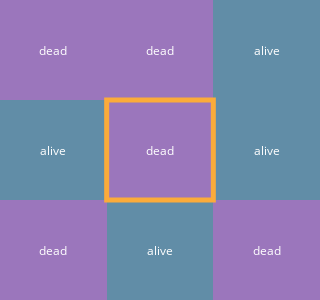

Source (notebook cell):
### Code cell
# x = np.random.randint(0, 2, (3, 3))

# annotations = [["(r + 1, c - 1)", "(r + 1, c)", "(r + 1, c + 1)"],
#                ["(r, c - 1)", "(r, c)", "(r, c + 1)"],
#                ["(r - 1, c - 1)", "(r - 1, c)", "(r - 1, c + 1)"]]

annotations = [["alive" if x[i,j] == 1 else "dead" for j in range(3)] for i in range(3)]


fig = ff.create_annotated_heatmap(z=x, annotation_text=annotations, font_colors=["white"], coloraxis="coloraxis")
fig.update_xaxes(visible=False)
fig.update_yaxes(visible=False)
fig.update_layout(height=300,
                  width=300,
                  margin_t=0,
                  margin_b=0,
                  margin_l=0,
                  margin_r=0,
                  showlegend=False,
                  coloraxis={"colorscale": PLOT_COLORS,
                             "showscale": False})


# neighborhood = dict(x0=-0.5, x1=2.5, y0=-0.5, y1=2.5)
cell = dict(x0=0.5, x1=1.5, y0=0.5, y1=1.5, line_color=CELL_COLOR)
fig = add_rect(fig, rect_params=cell)
# fig = add_rect(fig, NEIGHBORHOOD_COLOR, 0, **neighborhood)

fig.show()

### Figure 1 — Plotly figure (JSON) as saved in the notebook; plotly's stock layout.template omitted (floating-point values rounded to 4 significant figures)
{"data": [{"coloraxis": "coloraxis", "colorscale": [[0, "#0d0887"], [0.1111, "#46039f"], [0.2222, "#7201a8"], [0.3333, "#9c179e"], [0.4444, "#bd3786"], [0.5556, "#d8576b"], [0.6667, "#ed7953"], [0.7778, "#fb9f3a"], [0.8889, "#fdca26"], [1, "#f0f921"]], "reversescale": false, "showscale": false, "type": "heatmap", "z": [[0, 1, 0], [1, 0, 1], [0, 0, 1]]}], "layout": {"annotations": [{"font": {"color": "white"}, "showarrow": false, "text": "dead", "x": 0, "xref": "x", "y": 0, "yref": "y"}, {"font": {"color": "white"}, "showarrow": false, "text": "alive", "x": 1, "xref": "x", "y": 0, "yref": "y"}, {"font": {"color": "white"}, "showarrow": false, "text": "dead", "x": 2, "xref": "x", "y": 0, "yref": "y"}, {"font": {"color": "white"}, "showarrow": false, "text": "alive", "x": 0, "xref": "x", "y": 1, "yref": "y"}, {"font": {"color": "white"}, "showarrow": false, "text": "dead", "x": 1, "xref": "x", "y": 1, "yref": "y"}, {"font": {"color": "white"}, "showarrow": false, "text": "alive", "x": 2, "xref": "x", "y": 1, "yref": "y"}, {"font": {"color": "white"}, "showarrow": false, "text": "dead", "x": 0, "xref": "x", "y": 2, "yref": "y"}, {"font": {"color": "white"}, "showarrow": false, "text": "dead", "x": 1, "xref": "x", "y": 2, "yref": "y"}, {"font": {"color": "white"}, "showarrow": false, "text": "alive", "x": 2, "xref": "x", "y": 2, "yref": "y"}], "coloraxis": {"colorscale": [[0, "#9b76bc"], [1, "#618da7"]], "showscale": false}, "height": 300, "margin": {"b": 0, "l": 0, "r": 0, "t": 0}, "shapes": [{"line": {"color": "#fbab3a", "width": 5}, "type": "rect", "x0": 0.5, "x1": 1.5, "y0": 0.5, "y1": 1.5}], "showlegend": false, "width": 300, "xaxis": {"gridcolor": "rgb(0, 0, 0)", "showticklabels": false, "side": "top", "ticks": "", "visible": false}, "yaxis": {"showticklabels": false, "ticks": "", "ticksuffix": "  ", "visible": false}}}
